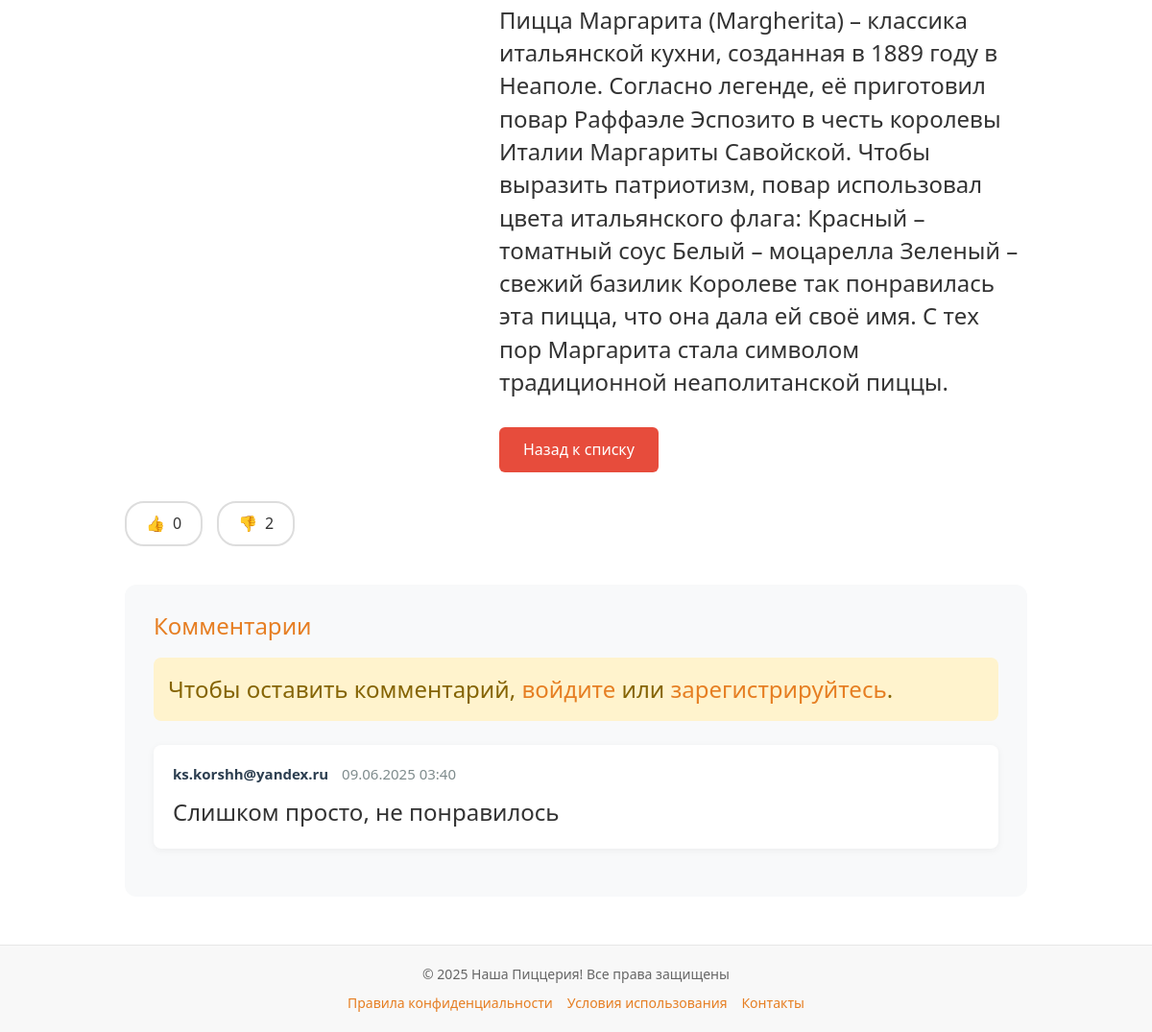
The page /pizza/margarita/ (lower part) on the database as committed earlier.
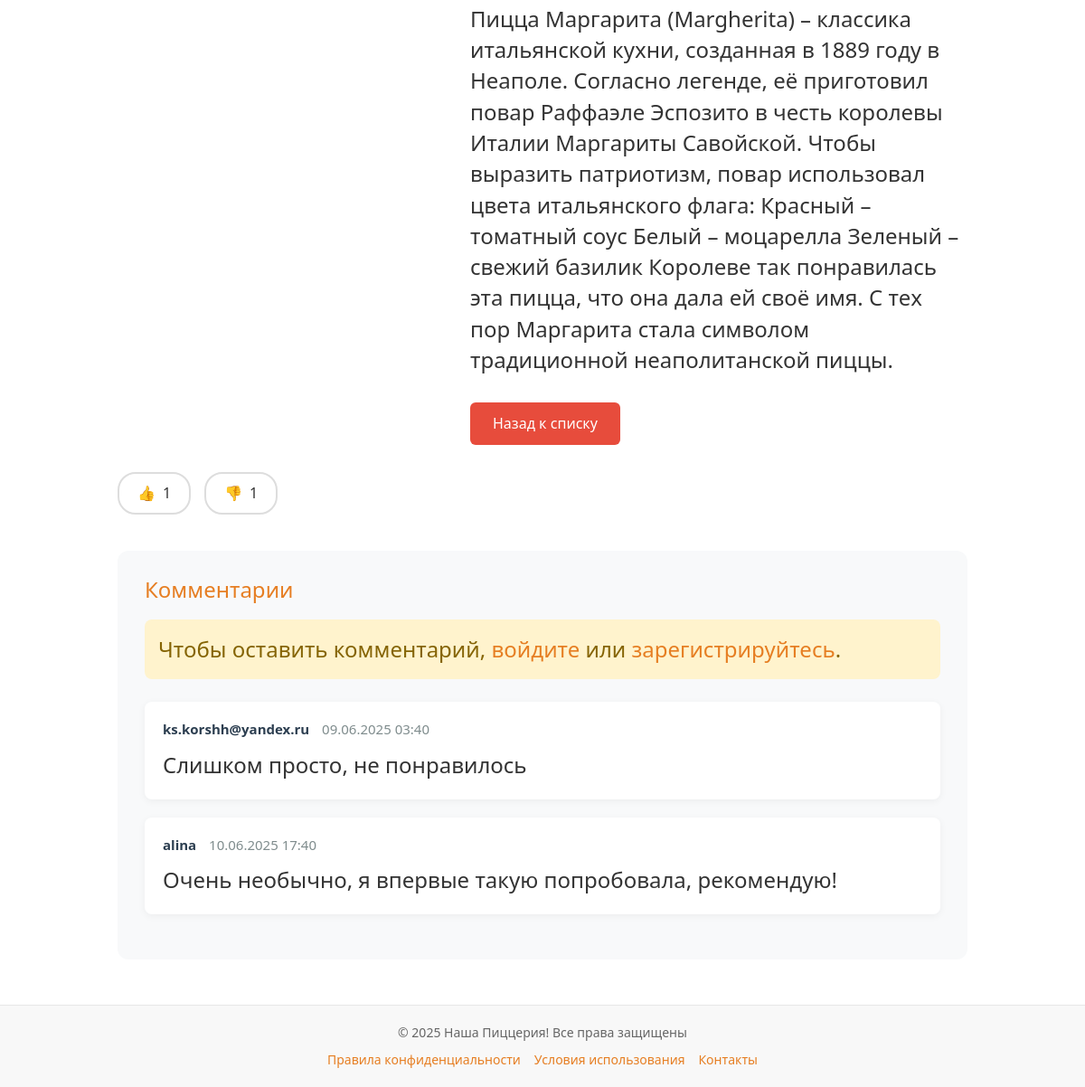
The same page on the database as committed later.
### homepage/models.py (models this page shows, shortened)
class Pizza(models.Model):
    class Status(models.IntegerChoices):
        NOTAVAILABLE = 0, 'Нет в наличии'
        AVAILABLE = 1, 'Есть в наличии'
    name = models.CharField(max_length=255, verbose_name = 'Название')
    slug = models.SlugField(max_length=255, unique=True, db_index=True)
    description = models.TextField(blank=True, verbose_name='Описание')
    price = models.DecimalField(max_digits=6, decimal_places=2, verbose_name='Цена')
    diameter = models.PositiveIntegerField(default = 30,verbose_name='Диаметр (см)')
    is_available = models.BooleanField(choices=tuple(map(lambda x: (bool(x[0]), x[1]), Status.choices)), default=Status.NOTAVAILABLE, verbose_name="Статус")
    time_create = models.DateTimeField(auto_now_add=True, verbose_name='Время создания')
    time_update = models.DateTimeField(auto_now=True, verbose_name='Время обновления')
    image = models.ImageField(upload_to="pizzas/%Y/%m/%d/", default=None, blank=True, null=True, verbose_name="Фото")
    uploaded_at = models.DateTimeField(auto_now_add=True)
    category = models.ForeignKey(Category, on_delete=models.PROTECT, default = 1, verbose_name = 'Категория')
    tags = models.ManyToManyField('TagPost', blank=True, related_name='pizzas', verbose_name = 'Тэги')
    history = models.OneToOneField('PizzaHistory', on_delete=models.SET_NULL, null=True, related_name='history', verbose_name = 'История создания')
    history_text = models.TextField(blank=True, verbose_name='История создания')  # Новое текстовое поле
    likes = models.ManyToManyField(User, related_name='liked_pizzas', blank=True)
    dislikes = models.ManyToManyField(User, related_name='disliked_pizzas', blank=True)
    class Meta:
        verbose_name = 'Пицца'
        verbose_name_plural = 'Пиццы'
    objects = models.Manager()
    published = AvailablePizzaManager()
    class Meta:
        verbose_name = 'Пицца'
        verbose_name_plural = 'Пиццы'
        ordering = ['name']

class Comment(models.Model):
    pizza = models.ForeignKey('Pizza', on_delete=models.CASCADE, related_name='comments')
    author = models.ForeignKey(settings.AUTH_USER_MODEL, on_delete=models.CASCADE)  # Используем AUTH_USER_MODEL
    text = models.TextField()
    created_at = models.DateTimeField(auto_now_add=True)

### users/models.py (models this page shows)
class User(AbstractUser):
    photo = models.ImageField(upload_to="users/%Y/%m/%d/", blank=True, null=True, verbose_name="Фотография")
    date_birth = models.DateTimeField(blank=True, null=True, verbose_name="Дата рождения")

### homepage/views.py (the view)
# urls.py: path('pizza/<slug:pizza_slug>/', views.ShowPost.as_view(), name='pizza_detail'),
class ShowPost(DataMixin, DetailView):
    model = Pizza
    template_name = 'pizza_detail/pizza_detail.html'
    context_object_name = 'pizza'  # Имя переменной в шаблоне
    slug_url_kwarg = 'pizza_slug'  # Параметр из URL
    def get_object(self, queryset=None):
        return get_object_or_404(
            Pizza.published,  # Используем кастомный менеджер
            slug=self.kwargs[self.slug_url_kwarg]
        )
    def get_context_data(self, **kwargs):
        context = super().get_context_data(**kwargs)
        return self.get_mixin_context(context,
        title=context['pizza'])

### homepage/models.py (called while the page is built)
    def get_queryset(self):
        return super().get_queryset().filter(is_available=Pizza.Status.AVAILABLE)

### homepage/utils.py (called while the page is built)
    def get_mixin_context(self, context, **kwargs):
        context = context or {}
        if self.title_page:
            context['title'] = self.title_page
        context.update(kwargs)
        return context

### templates/pizza_detail/pizza_detail.html (shortened to what this page needs)
{% extends 'base.html' %}
{% block content %}
<div class="pizza-detail-container">
    <div class="pizza-main">
        <div class="pizza-info">
            <div class="pizza-history">
                <p>{{ pizza.history_text }}</p>
            </div>
            <div class="action-buttons">
                <a href="{% url 'homepage' %}" class="back-btn">Назад к списку</a>
            </div>
        </div>
    </div>
    <div class="rating-section">
        <button class="like-btn {% if user in pizza.likes.all %}active{% endif %}"
                id="likeBtn"
                data-url="{% url 'like_pizza' pizza.slug %}">
            👍 <span id="likeCount">{{ pizza.likes.count }}</span>
        </button>
        <button class="dislike-btn {% if user in pizza.dislikes.all %}active{% endif %}"
                id="dislikeBtn"
                data-url="{% url 'dislike_pizza' pizza.slug %}">
            👎 <span id="dislikeCount">{{ pizza.dislikes.count }}</span>
        </button>
    </div>
    <div class="comments-section">
        <h3>Комментарии</h3>
        {% if user.is_authenticated %}
        <div class="comment-form">
            <form id="commentForm">
                {% csrf_token %}
                <textarea name="text" id="commentText" placeholder="Ваш комментарий..." required></textarea>
                <button type="submit" class="btn-comment">Отправить</button>
            </form>
            <div id="commentError" class="error-message"></div>
        </div>
        {% else %}
<p class="auth-notice">
    Чтобы оставить комментарий,
    <a href="{% url 'users:login' %}?next={{ request.path }}">войдите</a>
    или
    <a href="{% url 'users:register' %}?next={{ request.path }}">зарегистрируйтесь</a>.
</p>        {% endif %}
       <div class="comments-list" id="commentsList">
            {% for comment in pizza.comments.all %}
            <div class="comment" id="comment-{{ comment.id }}">
                <div class="comment-header">
                    <div>
                        <span class="comment-author">{{ comment.author.username }}</span>
                        <span class="comment-date">{{ comment.created_at|date:"d.m.Y H:i" }}</span>
                    </div>
                </div>
                <div class="comment-text">{{ comment.text }}</div>
            </div>
            {% empty %}
            <p class="no-comments">Пока нет комментариев</p>
            {% endfor %}
        </div>
    </div>
</div>
{% endblock %}

Rows that differ between the two databases and show on the page:
computed for Pizza: likes.count "0" → "1"; dislikes.count "2" → "1"
added Comment: author.username "alina", created_at "10.06.2025 17:40", text "Очень необычно, я впервые такую попробовала, рекомендую!"
